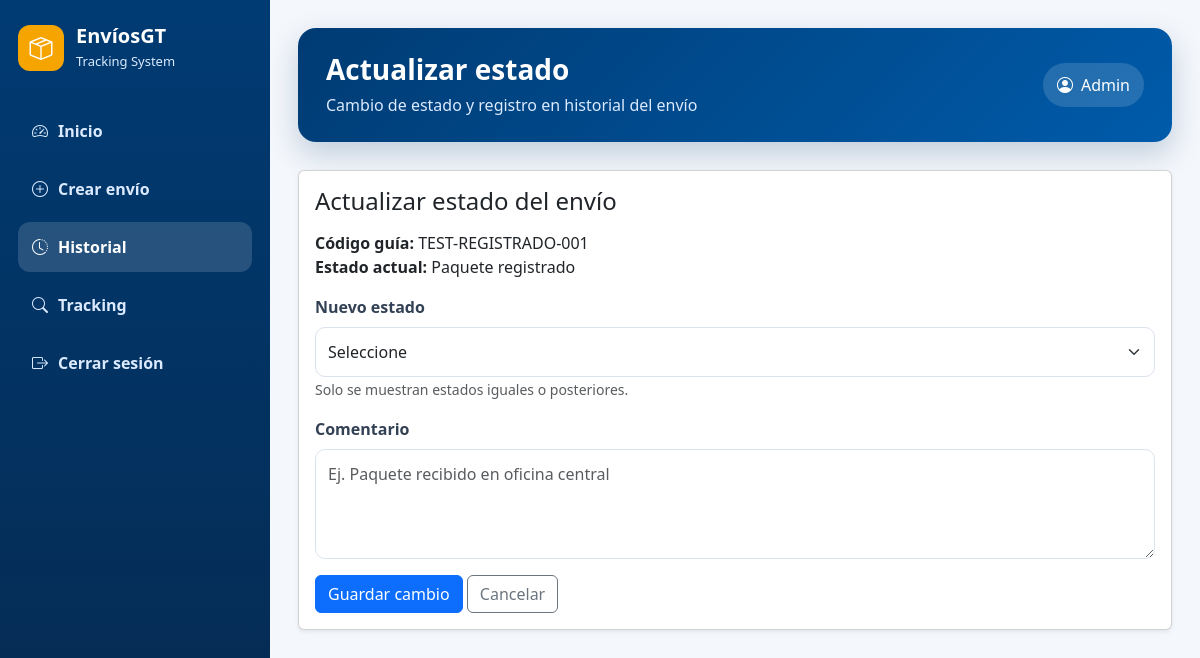
/actualizar_estado.php?id=1 (signed in), run on the app's committed database.
### tables this page shows
CREATE TABLE `envio` (
  `id_envio` INT NOT NULL AUTO_INCREMENT,
  `codigo_guia` VARCHAR(40) NOT NULL,
  `id_usuario_remitente` INT NOT NULL,
  `nombre_remitente` VARCHAR(150) NOT NULL,
  `telefono_remitente` VARCHAR(20) DEFAULT NULL,
  `direccion_remitente` VARCHAR(255) DEFAULT NULL,
  `nombre_destinatario` VARCHAR(100) NOT NULL,
  `telefono_destinatario` VARCHAR(20) NOT NULL,
  `direccion_destinatario` VARCHAR(255) NOT NULL,
  `descripcion_paquete` VARCHAR(255) NOT NULL,
  `peso` DECIMAL(10,2) NOT NULL DEFAULT 0.00,
  `es_fragil` TINYINT(1) NOT NULL DEFAULT 0,
  `tipo_paquete` VARCHAR(80) DEFAULT NULL,
  `fecha_registro` DATETIME NOT NULL DEFAULT CURRENT_TIMESTAMP,
  `estado_actual_id` INT NOT NULL,
  `observaciones` VARCHAR(255) DEFAULT NULL,
  `instrucciones_entrega` VARCHAR(255) DEFAULT NULL,
  PRIMARY KEY (`id_envio`),
  UNIQUE KEY `uk_envio_codigo_guia` (`codigo_guia`),
  KEY `idx_envio_usuario_remitente` (`id_usuario_remitente`),
  KEY `idx_envio_estado_actual` (`estado_actual_id`),
  CONSTRAINT `fk_envio_usuario`
    FOREIGN KEY (`id_usuario_remitente`) REFERENCES `usuario` (`id_usuario`),
  CONSTRAINT `fk_envio_estado_actual`
    FOREIGN KEY (`estado_actual_id`) REFERENCES `estado` (`id_estado`)
);

CREATE TABLE `estado` (
  `id_estado` INT NOT NULL AUTO_INCREMENT,
  `nombre_estado` VARCHAR(100) NOT NULL,
  `descripcion` VARCHAR(255) DEFAULT NULL,
  `orden_estado` INT NOT NULL,
  `es_final` TINYINT(1) NOT NULL DEFAULT 0,
  PRIMARY KEY (`id_estado`),
  UNIQUE KEY `uk_estado_nombre` (`nombre_estado`)
);

### includes/funciones.php (called while the page is built, shortened)
<?php
function e($valor) {
    return htmlspecialchars((string)$valor, ENT_QUOTES, 'UTF-8');
}

### actualizar_estado.php (the view, shortened to what this page needs)
<?php
require_once 'includes/funciones.php';
require_once 'config/conexion.php';
$idEnvio = intval($_GET['id'] ?? 0);
$stmtEnvio = $conexion->prepare("
    SELECT
        e.*,
        es.nombre_estado,
        es.orden_estado AS orden_actual,
        es.es_final
    FROM envio e
    INNER JOIN estado es
        ON e.estado_actual_id = es.id_estado
    WHERE e.id_envio = :id
");
$stmtEnvio->bindValue(':id', $idEnvio, PDO::PARAM_INT);
$stmtEnvio->execute();
$envio = $stmtEnvio->fetch();
include 'includes/header.php';
?>
<div class="card shadow-sm">
    <div class="card-body">
        <h4 class="mb-3">Actualizar estado del envío</h4>
        <div class="mb-3">
            <strong>Código guía:</strong>
            <?= e($envio['codigo_guia']) ?>
            <br>
            <strong>Estado actual:</strong>
            <?= e($envio['nombre_estado']) ?>
        </div>
        <?php if ((int)$envio['es_final'] === 1): ?>
            <div class="alert alert-warning">
                Este envío ya está finalizado.
                No permite cambios de estado.
            </div>
            <a href="detalle_envio.php?id=<?= (int)$idEnvio ?>"
               class="btn btn-outline-secondary">
                Volver
            </a>
        <?php else: ?>
            <form method="POST">
                <div class="mb-3">
                    <label class="form-label">
                        Nuevo estado
                    </label>
                    <select name="id_estado"
                            class="form-select"
                            required>
                        <option value="">
                            Seleccione
                        </option>
                    </select>
                    <small class="text-muted">
                        Solo se muestran estados iguales o posteriores.
                    </small>
                </div>
                <div class="mb-3">
                    <label class="form-label">
                        Comentario
                    </label>
                    <textarea
                        name="comentario"
                        class="form-control"
                        rows="3"
                        placeholder="Ej. Paquete recibido en oficina central"
                    ></textarea>
                </div>
                <button type="submit"
                        class="btn btn-primary">
                    Guardar cambio
                </button>
                <a href="detalle_envio.php?id=<?= (int)$idEnvio ?>"
                   class="btn btn-outline-secondary">
                    Cancelar
                </a>
            </form>
        <?php endif; ?>
    </div>
</div>
<?php include 'includes/footer.php'; ?>

### css/app.css (style rules this page uses)
:root { --bi-blue:#003b73; --bi-blue-2:#005baa; --bi-gold:#f5a400; --bi-gold-dark:#d98f00; --bg:#f4f7fb; --card:#ffffff; --text:#1f2937; --muted:#6b7280; --border:#dbe3ef; --success:#198754; --danger:#dc3545; }
* { box-sizing:border-box }
body { margin:0;background:var(--bg);font-family:"Segoe UI",Arial,sans-serif;color:var(--text) }
a { text-decoration:none }
.form-label { font-weight:700;color:#334155 }
.form-control,.form-select { border-radius:10px;padding:12px;border-color:var(--border) }
textarea.form-control { min-height:110px }

### data on the page
envio: codigo_guia "TEST-REGISTRADO-001", estado_actual.nombre_estado "Paquete registrado"

### other printed values
$tituloPagina "Actualizar estado"
$subtituloPagina "Cambio de estado y registro en historial del envío"
$_SESSION['nombre'] "Admin"
